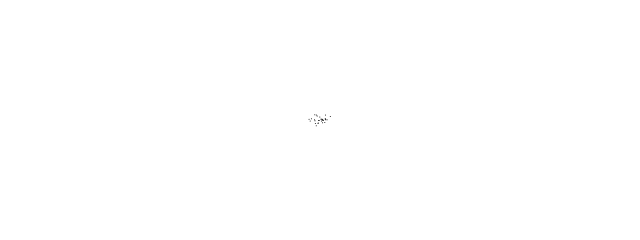
Frame 1 (no input)
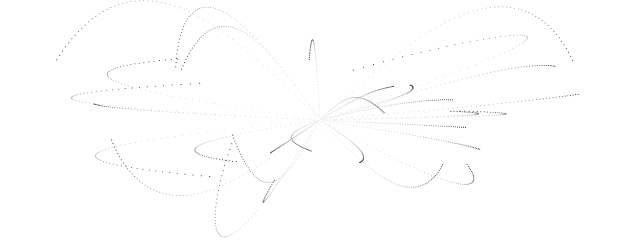
Frame 60 (no input)
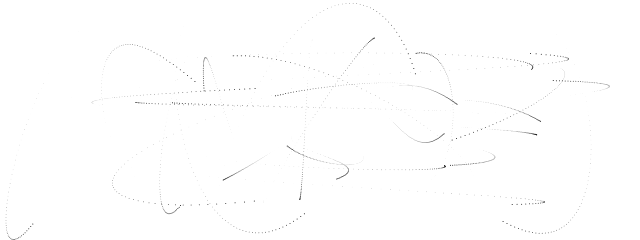
Frame 120 (the mouse pressed at the canvas centre since frame 60)

The p5.js sketch that drew these frames (run headless with seeded random() and noise() and a simulated clock; from frame 60 on, the mouse is pressed at the canvas centre):

// p5.js sketch
// ── sketch.js
class Oscillator {
    constructor() {
        this.angle = createVector();
        this.angleVelocity = createVector(
            random(-0.05, 0.05),
            random(-0.05, 0.05),
        );
        this.amplitude = createVector(
            random(20, width / 2),
            random(20, height / 2),
        );
    }

    update() {
        this.angle.add(this.angleVelocity);
    }

    show() {
        let x = this.amplitude.x * sin(this.angle.x);
        let y = this.amplitude.y * sin(this.angle.y);

        push();
        stroke(0);
        fill(127);
        translate(width / 2, height / 2);
        // line(0, 0, x, y);
        // circle(x, y, 16);

        point(x, y);
        pop();
    }
}

let oscillators = [];
let NUM_OSCILLATORS = 30;

function setup() {
    createCanvas(640, 240);
    for (let i = 0; i < NUM_OSCILLATORS; i++) {
        let o = new Oscillator();
        oscillators.push(o);
    }
}

function draw() {
    background(255, 10);

    for (let i = 0; i < oscillators.length; i++) {
        oscillators[i].update();
        oscillators[i].show();
    }
}
